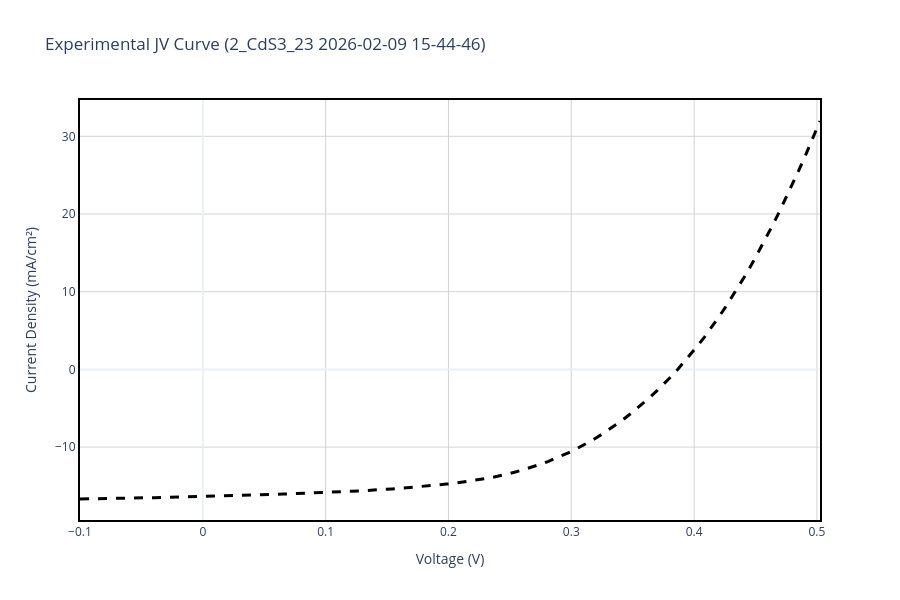

Notebook code cell kept with this figure:
### Markdown cell above
## Section 2: Experimental Data Reading and Visualization

### Background: The J-V Curve
The current density-voltage (J-V) curve is a fundamental characterization of photovoltaic devices. It shows how the current output of a solar cell varies with applied voltage under steady illumination. Key parameters extracted from the J-V curve include:

- **$V_{oc}$ (Open Circuit Voltage)**: Maximum voltage output when no current flows  
- **$J_{sc}$ (Short Circuit Current Density)**: Maximum current when voltage is zero  
- **$FF$ (Fill Factor)**: Ratio of maximum power to the product of $V_{oc}$ and $J_{sc}$  
- **$\eta$ (Power Conversion Efficiency)**: Percentage of incident solar power converted to electrical power

In this section, we read experimental I-V data from the solar simulator measurements and prepare it for comparison with simulations.

### Code cell
# -------------------------------------------------------------
# PLOT 1: READ EXPERIMENTAL DATA & CONVERT TO JV CURVE
# -------------------------------------------------------------

# File paths (Adjust these to match your actual file names in the folder)
exp_file = "C:/Users/jp_ol/OneDrive/Ambiente de Trabalho/TESE/Data_Analysis/data/CdS3_2/CdS3_2_IV Graph.xlsx"
results_file = "C:/Users/jp_ol/OneDrive/Ambiente de Trabalho/TESE/Data_Analysis/data/CdS3_2/CdS3_2_Results Table.xlsx"

# The specific measurement you want to plot
col_name = "2_CdS3_23 2026-02-09 15-44-46"  # Adjust this to match the exact measurement name in your IV GRAPH excel

# 1. READ RESULTS TABLE TO CALCULATE EXACT ACTIVE AREA
try:
    results_df = pd.read_excel(results_file, engine='openpyxl')
    
    print(f"📊 Available measurements in Results Table:")
    for i, meas in enumerate(results_df['Measurement'].values):
        print(f"   {i}: {meas}")
    
    # Locate the specific measurement in the Results Table
    target_row = results_df[results_df['Measurement'] == col_name]
    
    if not target_row.empty:
        isc_a = target_row['Isc A'].values[0]
        jsc_ma = target_row['Jsc mA/cm2'].values[0]
        
        # Calculate Active Area: (Isc / Jsc) * 1000
        calculated_area = (isc_a / jsc_ma) * 1000
        print(f"\n✅ Target measurement '{col_name}' found in Results Table.")
        print(f"📐 Dynamically calculated Active Area: {calculated_area:.4f} cm²")
    else:
        print(f"\n⚠️ Measurement '{col_name}' NOT FOUND in Results Table!")
        print(f"   Please update 'col_name' variable to match one of the measurements above.")
        print(f"   Using fallback area: {ACTIVE_AREA_CM2} cm²")
        calculated_area = ACTIVE_AREA_CM2
except Exception as e:
    print(f"❌ Error reading Results Table: {type(e).__name__}: {e}")
    print(f"   Using fallback area: {ACTIVE_AREA_CM2} cm²")
    calculated_area = ACTIVE_AREA_CM2

# 2. READ IV GRAPH & CONVERT TO JV CURVE
exp_df_raw = pd.read_excel(exp_file, header=None)
col_idx = None
for i in range(len(exp_df_raw.columns)):
    if col_name in str(exp_df_raw.iloc[0, i]):
        col_idx = i
        break

if col_idx is None:
    raise ValueError(f"Column '{col_name}' not found in {exp_file}")

# Skip the 1st row (which contains the string headers 'Vmeas' and 'Imeas')
# Row 0: measurement label, Row 1: column type labels, Row 2+: data
v_exp_raw = pd.to_numeric(exp_df_raw.iloc[2:, col_idx], errors='coerce')
i_exp_raw = pd.to_numeric(exp_df_raw.iloc[2:, col_idx + 1], errors='coerce')

# Remove NaN values
valid_mask = pd.notna(v_exp_raw) & pd.notna(i_exp_raw)
v_exp = v_exp_raw[valid_mask].values
i_exp = i_exp_raw[valid_mask].values

# Convert Current (A) to Current Density (mA/cm2) using the dynamically calculated area
j_exp = (i_exp * 1000) / calculated_area

# Invert current if necessary (to match SCAPS typical output or 1st quadrant representation)
if INVERT_EXP_CURRENT:
    j_exp = -j_exp

# Create a clean DataFrame
exp_data = pd.DataFrame({'v(V)': v_exp, 'jtot(mA/cm2)': j_exp}).dropna()

# Apply correction factor to experimental current density from EQE    ------------------------------ correction factor HERE
exp_data['jtot(mA/cm2)'] = exp_data['jtot(mA/cm2)'] * 0.814113

# 3. PLOT EXPERIMENTAL JV CURVE
fig1 = go.Figure()
fig1.add_trace(go.Scatter(
    x=exp_data['v(V)'], 
    y=exp_data['jtot(mA/cm2)'], 
    mode='lines', name='Experimental (Converted to J)', 
    line=dict(color='black', dash='dash', width=3)
))
fig1.update_xaxes(showline=True, linewidth=2, linecolor='black', mirror=True)
fig1.update_yaxes(showline=True, linewidth=2, linecolor='black', mirror=True)
fig1.update_layout(
    title=f"Experimental JV Curve ({col_name})",
    xaxis_title='Voltage (V)',
    yaxis_title='Current Density (mA/cm²)',
    template='plotly_white', width=900, height=600,
    plot_bgcolor='white',
    xaxis=dict(showgrid=True, gridwidth=1, gridcolor='lightgray'),
    yaxis=dict(showgrid=True, gridwidth=1, gridcolor='lightgray')
)
fig1.show()
fig1.write_image(os.path.join(plots_dir, 'Experimental_JV.png'), width=900, height=600)
print(f"✅ Saved Plot 1 to {plots_dir}/Experimental_JV.png")

print(f"📈 Maximum Current Density: {max(exp_data['jtot(mA/cm2)']):.2f} mA/cm²")

### Figure 1 — Plotly figure (JSON) as saved in the notebook; plotly's stock layout.template omitted (floating-point values rounded to 4 significant figures)
{"data": [{"line": {"color": "black", "dash": "dash", "width": 3}, "mode": "lines", "name": "Experimental (Converted to J)", "type": "scatter", "x": [-0.1, -0.09445, -0.08895, -0.0834, -0.0779, -0.07235, -0.06685, -0.0613, -0.0558, -0.05025, -0.0447, -0.0392, -0.03365, -0.02815, -0.0226, -0.0171, -0.01155, -0.00605, -0.0005, 0.00505, 0.01055, 0.0161, 0.0216, 0.02715, 0.03265, 0.0382, 0.0437, 0.04925, 0.05475, 0.0603, 0.06585, 0.07135, 0.0769, 0.0824, 0.08795, 0.09345, 0.099, 0.1045, 0.11, 0.1156, 0.1211, 0.1267, 0.1321, 0.1377, 0.1432, 0.1487, 0.1542, 0.1598, 0.1653, 0.1709, 0.1764, 0.1819, 0.1875, 0.193, 0.1985, 0.204, 0.2095, 0.2151, 0.2206, 0.2261, 0.2316, 0.2372, 0.2427, 0.2482, 0.2537, 0.2593, 0.2648, 0.2703, 0.2759, 0.2814, 0.2869, 0.2924, 0.298, 0.3035, 0.309, 0.3145, 0.3201, 0.3256, 0.3311, 0.3367, 0.3422, 0.3478, 0.3533, 0.3588, 0.3643, 0.3699, 0.3754, 0.3809, 0.3865, 0.392, 0.3975, 0.403, 0.4086, 0.414, 0.4196, 0.4251, 0.4306, 0.4362, 0.4417, 0.4472, 0.4527, 0.4583, 0.4638, 0.4693, 0.4748, 0.4804, 0.4859, 0.4914, 0.497, 0.5025], "y": [-16.68, -16.67, -16.65, -16.65, -16.63, -16.61, -16.6, -16.58, -16.55, -16.54, -16.52, -16.51, -16.47, -16.45, -16.44, -16.41, -16.39, -16.37, -16.34, -16.34, -16.3, -16.28, -16.25, -16.23, -16.21, -16.18, -16.16, -16.14, -16.1, -16.07, -16.04, -16.0, -15.98, -15.95, -15.9, -15.88, -15.85, -15.81, -15.76, -15.73, -15.69, -15.64, -15.61, -15.55, -15.5, -15.44, -15.39, -15.32, -15.26, -15.17, -15.11, -15.02, -14.95, -14.87, -14.76, -14.67, -14.55, -14.46, -14.31, -14.18, -14.01, -13.85, -13.67, -13.47, -13.24, -12.99, -12.73, -12.46, -12.15, -11.83, -11.48, -11.11, -10.71, -10.29, -9.834, -9.35, -8.833, -8.278, -7.712, -7.092, -6.461, -5.775, -5.067, -4.324, -3.548, -2.725, -1.873, -0.9875, -0.03512, 0.9678, 1.997, 3.064, 4.192, 5.362, 6.632, 7.909, 9.251, 10.65, 12.1, 13.62, 15.19, 16.84, 18.52, 20.27, 22.07, 23.93, 25.86, 27.83, 29.88, 31.97]}], "layout": {"height": 600, "plot_bgcolor": "white", "title": {"text": "Experimental JV Curve (2_CdS3_23 2026-02-09 15-44-46)"}, "width": 900, "xaxis": {"gridcolor": "lightgray", "gridwidth": 1, "linecolor": "black", "linewidth": 2, "mirror": true, "showgrid": true, "showline": true, "title": {"text": "Voltage (V)"}}, "yaxis": {"gridcolor": "lightgray", "gridwidth": 1, "linecolor": "black", "linewidth": 2, "mirror": true, "showgrid": true, "showline": true, "title": {"text": "Current Density (mA/cm²)"}}}}
